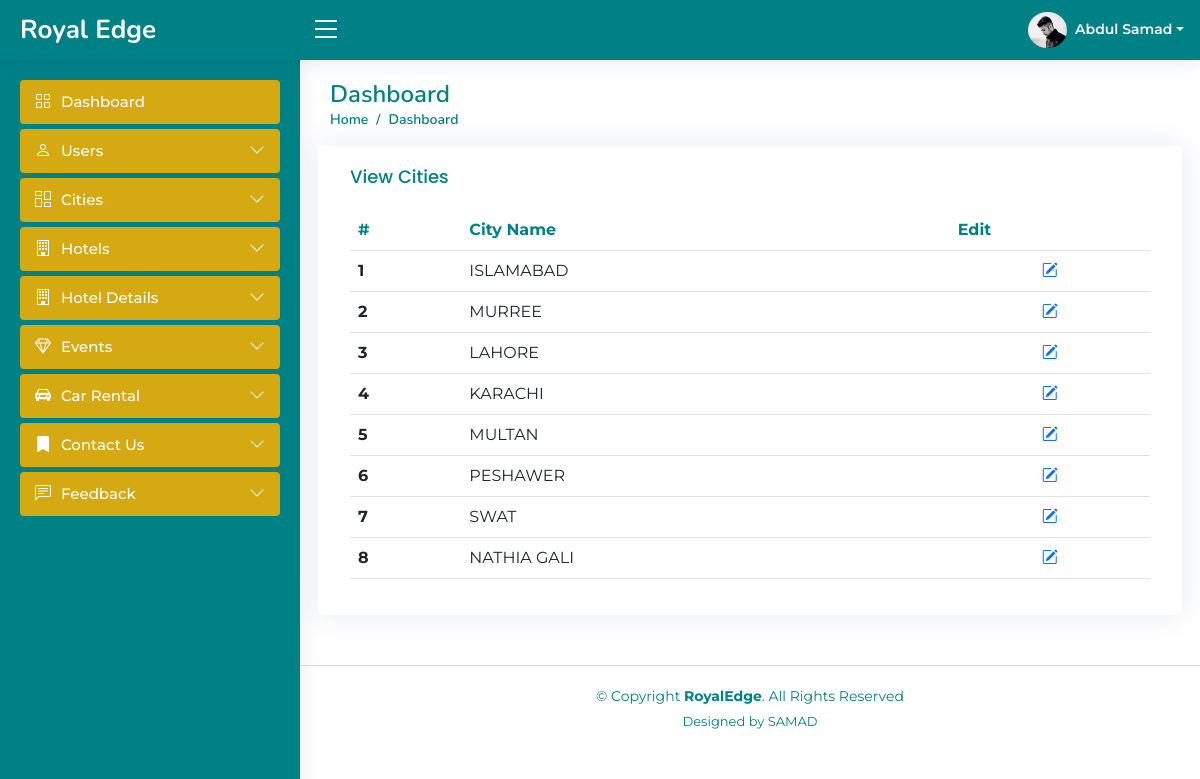
/Frontend/Admin/Dashboard/viewcities.php, run on the app's committed database.
### tables this page shows
CREATE TABLE `cities` (
  `id` int(11) NOT NULL,
  `city_name` varchar(250) NOT NULL
);

### Frontend/Admin/Dashboard/viewcities.php (the view, shortened to what this page needs)
<!DOCTYPE html>
<html lang="en">
<head>
  <link href="assets/vendor/bootstrap/css/bootstrap.min.css" rel="stylesheet">
  <link href="assets/vendor/bootstrap-icons/bootstrap-icons.css" rel="stylesheet">
  <link href="assets/vendor/boxicons/css/boxicons.min.css" rel="stylesheet">
  <link href="assets/vendor/quill/quill.snow.css" rel="stylesheet">
  <link href="assets/vendor/quill/quill.bubble.css" rel="stylesheet">
  <link href="assets/vendor/remixicon/remixicon.css" rel="stylesheet">
  <link href="assets/vendor/simple-datatables/style.css" rel="stylesheet">
  <link href="assets/css/style.css" rel="stylesheet">
</head>
<body>
 <?php
  include('./header.php');
  ?>
  <?php
  include('./sidebar.php');
  ?>
  <main id="main" class="main">
    <div class="pagetitle">
      <h1>Dashboard</h1>
      <nav>
        <ol class="breadcrumb">
          <li class="breadcrumb-item"><a href="index.php">Home</a></li>
          <li class="breadcrumb-item active">Dashboard</li>
        </ol>
      </nav>
    </div>
    <section class="section dashboard">
      <div class="row">
        <div class="col-lg-12">
          <div class="row">
<div class="card">
  <div class="card-body">
    <h5 class="card-title">View Cities</h5>
    <table class="table table-hover">
      <thead class="samad-dashborad-header">
        <tr>
          <th scope="col">#</th>
          <th scope="col">City Name</th>
          <th scope="col">Edit</th>
        </tr>
      </thead>
      <tbody>
        <?php
        $query = "SELECT * FROM cities";
        $query_run = mysqli_query($conn,$query);
        while($row = mysqli_fetch_assoc($query_run)){
        ?>
        <tr>
          <th scope="row"><?php echo $row['id'] ?></th>
          <td><?php echo $row['city_name']?></td>
          <td class="text-center"><a href="./editcity.php?id=<?php echo $row['id']?>"><i class="bi bi-pencil-square text-primary"></i></a></td>
        </tr>
       <?php
        }
       ?>
      </tbody>
    </table>
  </div>
</div>
          </div>
        </div>
      </div>
    </section>
  </main>
  <?php
  include('./footer.php');
  ?>
</body>
</html>

### Frontend/Admin/Dashboard/assets/css/style.css (style rules this page uses)
:root { scroll-behavior: smooth; }
body { font-family: "Montserrat", sans-serif; }
a { color: #008186; text-decoration: none; }
h1, h2, h3, h4, h5, h6 { font-family: "Nunito", sans-serif; }
#main { margin-top: 60px; padding: 20px 30px; transition: all 0.3s; }
.pagetitle { margin-bottom: 10px; }
.pagetitle h1 { font-size: 24px; margin-bottom: 0; font-weight: 600; color: #008186; }
.card { margin-bottom: 30px; border: none; border-radius: 5px; box-shadow: 0px 0 30px rgba(1, 41, 112, 0.1); }
.card-title { padding: 20px 0 15px 0; font-size: 18px; font-weight: 500; color: #008186; font-family: "Poppins", sans-serif; }
.table .samad-dashborad-header th { color: #008186; }
.card-body { padding: 0 20px 20px 20px; }
.breadcrumb { font-size: 14px; font-family: "Nunito", sans-serif; color: #899bbd; font-weight: 600; }
.breadcrumb a { color: #008186; transition: 0.3s; }
.breadcrumb .breadcrumb-item::before { color: #008186; }
.breadcrumb .active { color: #008186; font-weight: 600; }
@media (min-width: 1200px) { #main, #footer { margin-left: 300px; } }

### data on the page
cities: id "1", city_name "ISLAMABAD"
cities: id "2", city_name "MURREE"
cities: id "3", city_name "LAHORE"
cities: id "4", city_name "KARACHI"
cities: id "5", city_name "MULTAN"
cities: id "6", city_name "PESHAWER"
cities: id "7", city_name "SWAT"
cities: id "8", city_name "NATHIA GALI"
